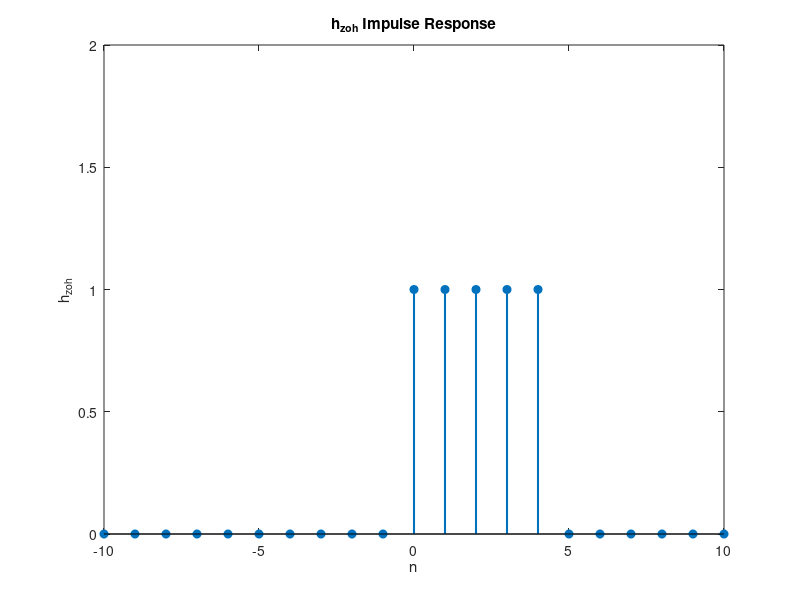
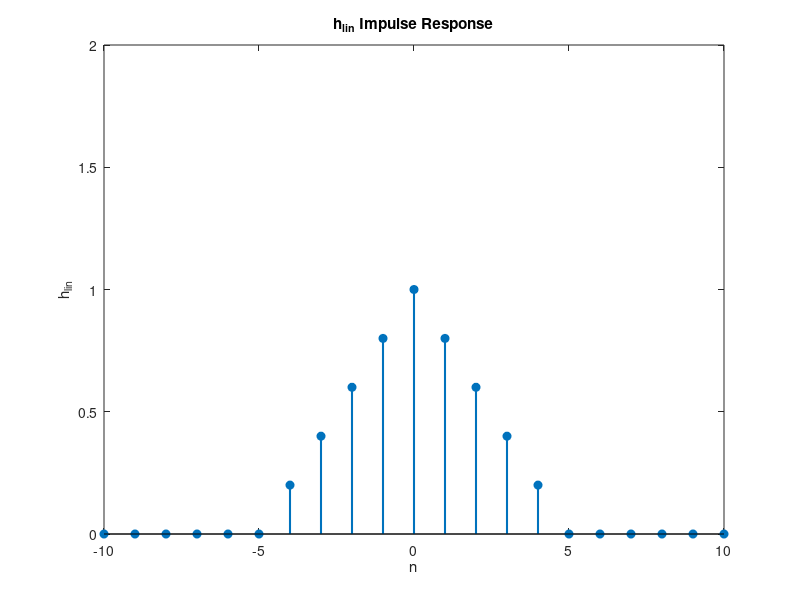
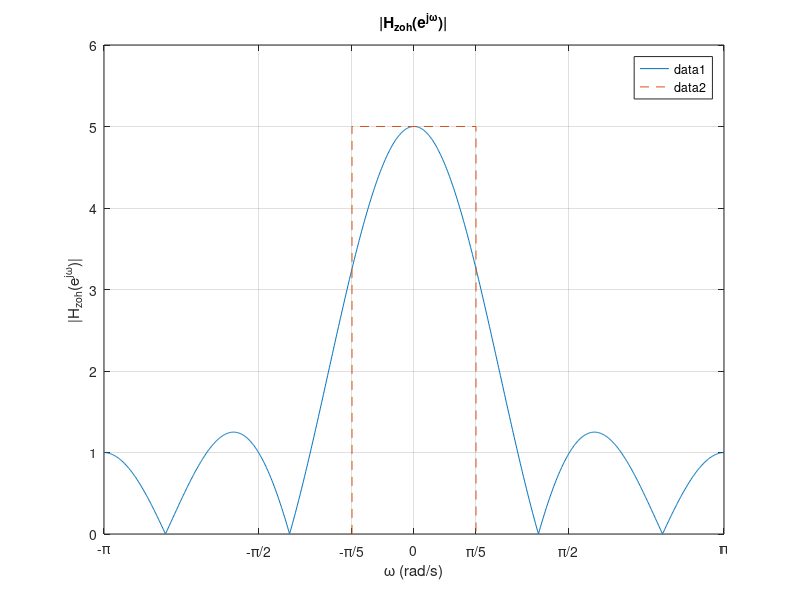
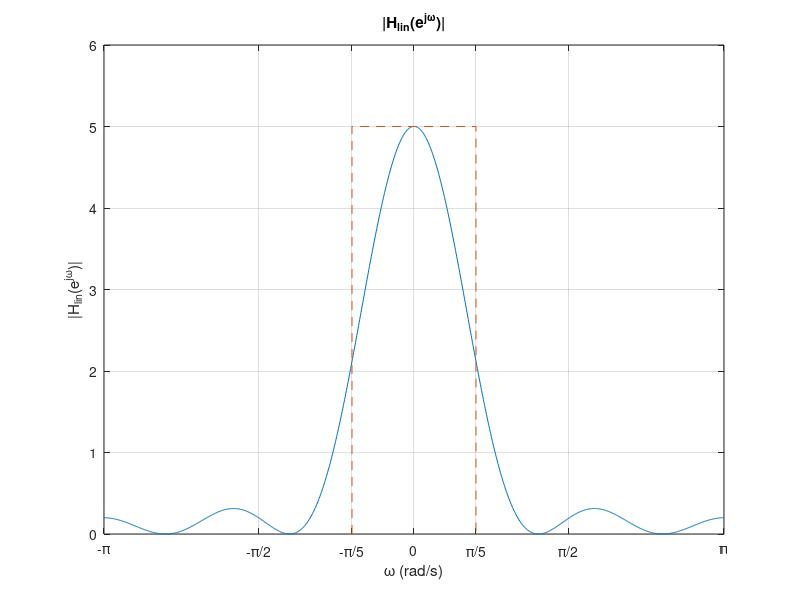

Write MATLAB code to recreate these figures, in order.
%% P2
L=5;

hzoh=ones(1,5);

figure
stem(-2*L:2*L,[zeros(1,2*L) hzoh zeros(1,L+1)],'filled','LineWidth',1.5)
ylim([0,2])
xlabel('n')
ylabel('h_z_o_h')
set(gcf,'position',[50,50,550,200])
title('h_z_o_h Impulse Response')

n=-L+1:L-1;
hlin=zeros(1,numel(n));
hlin(abs(n)<=L-1)=1-abs(n(abs(n)<=L-1))/L;

figure
stem(-2*L:2*L,[zeros(1,L+1) hlin zeros(1,L+1)],'filled','LineWidth',1.5)
ylim([0,2])
xlabel('n')
ylabel('h_l_i_n')
set(gcf,'position',[50,50,550,200])
title('h_l_i_n Impulse Response')

%% P3
N=1024;
omega=linspace(-pi,pi,N);
Hzoh=fft(hzoh,N);
Mag=abs(Hzoh);
Mag=[fliplr(Mag(1:N/2)) Mag(1:N/2)];

figure,
plot(omega,Mag)
hold on
plot([-pi/L -pi/L pi/L pi/L],[0 L L 0], '--')
legend
xlim([-pi,pi])
grid on
xticks([-pi -pi/2 -pi/5 0 pi/5 pi/2 pi])
set(gca,'XTickLabel',{'-\pi','-\pi/2','-\pi/5','0','\pi/5','\pi/2','\pi'})
xlabel('\omega (rad/s)')
ylabel('|H_z_o_h(e^j^\omega)|')
title('|H_z_o_h(e^j^\omega)|')
ylim([0,6])
% legend('|H_z_o_h(e^j^\omega)|','|H_i_d_e_a_l(e^j^\omega)|')
set(gcf,'position',[50,50,550,350])

Hlin=fft(hlin,N);
Mag=abs(Hlin);
Mag=[fliplr(Mag(1:N/2)) Mag(1:N/2)];

figure,
plot(omega,Mag)
hold on
plot([-pi/L -pi/L pi/L pi/L],[0 L L 0], '--')
xlim([-pi,pi])
grid on
xticks([-pi -pi/2 -pi/5 0 pi/5 pi/2 pi])
set(gca,'XTickLabel',{'-\pi','-\pi/2','-\pi/5','0','\pi/5','\pi/2','\pi'})
xlabel('\omega (rad/s)')
ylabel('|H_l_i_n(e^j^\omega)|')
title('|H_l_i_n(e^j^\omega)|')
ylim([0,6])
set(gcf,'position',[50,50,550,350])

%hzoh i better becouse it attenuates aslower than hlin
%% P4

load('mp1DataFile.mat','data1')
xe=upsample(data1,L);

xzoh=filter(hzoh,1,xe);

xlin=filter(hlin,1,xe);

%% P5

n=-10:20;

figure,
stem(n,[zeros(1,10) xzoh(1:21)],'filled','LineWidth',1.5)
ylim([-0.5,1])
xlabel('n')
ylabel('x_z_o_h')
set(gcf,'position',[50,50,1000,200])
title('x_z_o_h Stem Plot')

figure,
stem(n,[zeros(1,6) xlin(1:25)],'filled','LineWidth',1.5)
ylim([-0.5,1])
xlabel('n')
ylabel('x_l_i_n')
set(gcf,'position',[50,50,1000,200])
title('x_l_i_n Stem Plot')

%% P6

load('mp1DataFile.mat','hsharp')

figure,
stem(-10:10,hsharp,'filled','LineWidth',1.5)
ylim([-0.5,1.5])
xlabel('n')
ylabel('h_s_h_a_r_p')
set(gcf,'position',[50,50,550,350])
title('h_s_h_a_r_p Impulse Response')

%% P7

Hsharp=fft(hsharp,N);
Mag=abs(Hsharp);
Mag=[flipud(Mag(1:N/2));Mag(1:N/2)];

figure,
plot(omega,Mag)
hold on
plot([-pi/L -pi/L pi/L pi/L],[0 L L 0], '--')
xlim([-pi,pi])
grid on
xticks([-pi -pi/2 -pi/5 0 pi/5 pi/2 pi])
set(gca,'XTickLabel',{'-\pi','-\pi/2','-\pi/5','0','\pi/5','\pi/2','\pi'})
xlabel('\omega (rad/s)')
ylabel('|H_s_h_a_r_p(e^j^\omega)|')
title('|H_s_h_a_r_p(e^j^\omega)|')
% ylim([0,6])
set(gcf,'position',[50,50,550,350])

%% P8

xsharp=filter(hsharp,1,xe);

figure,
stem(n,xlin(1:31),'filled','LineWidth',1.5)
ylim([-0.5,1])
xlabel('n')
ylabel('x_s_h_a_r_p')
set(gcf,'position',[50,50,1000,200])
title('x_s_h_a_r_p Stem Plot')

%% P10

load('mp1DataFile.mat','ideal1')

ezoh=mean((xzoh(1:81)-ideal1(1:81)).^2);
elin=mean((xlin(4:84)-ideal1(1:81)).^2);
esharp=mean((xsharp(10:90)-ideal1(1:81)).^2);

disp(['Average interpolation error for ZOH is ', num2str(ezoh)])
disp(['Average interpolation error for linear interpolation is ', num2str(elin)])
disp(['Average interpolation error for sharp filter is ', num2str(esharp)])
